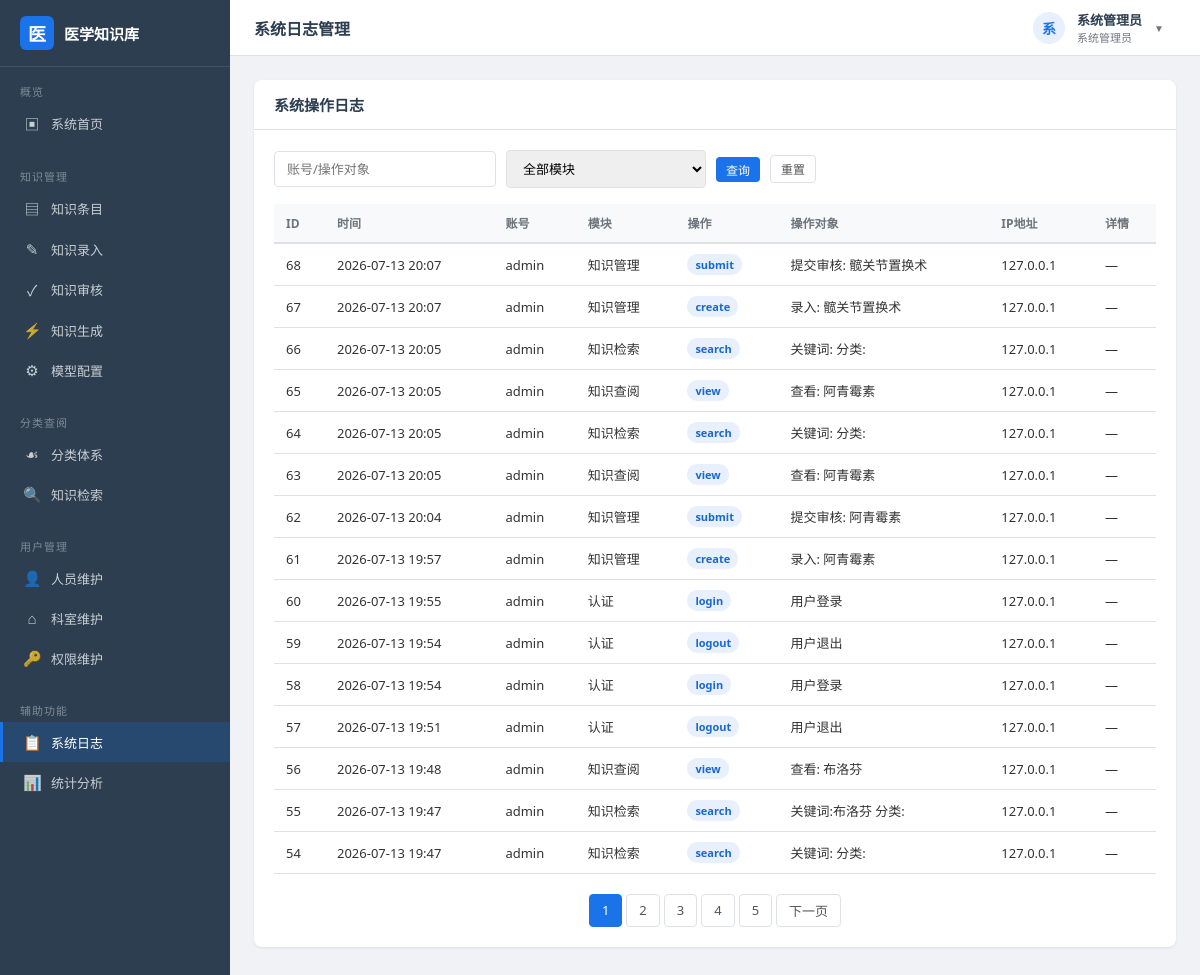
The app's page /logs (signed in) with its own data.
### models.py (models this page shows, shortened)
class User(db.Model):
    __tablename__ = "user"
    id = db.Column(db.Integer, primary_key=True, autoincrement=True)
    username = db.Column(db.String(50), unique=True, nullable=False)
    real_name = db.Column(db.String(50), nullable=False)
    password_hash = db.Column(db.String(256), nullable=False)
    email = db.Column(db.String(120), default="")
    phone = db.Column(db.String(20), default="")
    department_id = db.Column(db.Integer, db.ForeignKey("department.id"), nullable=True)
    role_id = db.Column(db.Integer, db.ForeignKey("role.id"), nullable=True)
    status = db.Column(db.String(10), default="active")
    failed_attempts = db.Column(db.Integer, default=0)
    lock_time = db.Column(db.DateTime, nullable=True)
    last_login = db.Column(db.DateTime, nullable=True)
    created_at = db.Column(db.DateTime, default=datetime.now)

class Role(db.Model):
    __tablename__ = "role"
    id = db.Column(db.Integer, primary_key=True, autoincrement=True)
    name = db.Column(db.String(50), unique=True, nullable=False)
    code = db.Column(db.String(30), unique=True, nullable=False)
    permissions = db.Column(db.Text, default="")
    remark = db.Column(db.String(200), default="")
    created_at = db.Column(db.DateTime, default=datetime.now)
    users = db.relationship("User", backref="role", lazy="dynamic")
    def has_permission(self, perm_code: str) -> bool:
        if not self.permissions:
            return False
        return perm_code in self.permissions.split(",")

class AccessLog(db.Model):
    __tablename__ = "access_log"
    id = db.Column(db.Integer, primary_key=True, autoincrement=True)
    user_id = db.Column(db.Integer, db.ForeignKey("user.id"), nullable=True)
    username = db.Column(db.String(50), default="")
    action = db.Column(db.String(50), nullable=False)
    module = db.Column(db.String(50), default="")
    target = db.Column(db.String(200), default="")
    ip_address = db.Column(db.String(50), default="")
    detail = db.Column(db.Text, default="")
    created_at = db.Column(db.DateTime, default=datetime.now)

### app.py (the view)
    @app.route("/logs")
    @login_required
    @permission_required("log_view")
    def log_list():
        keyword = request.args.get("keyword", "").strip()
        module = request.args.get("module", "")
        page = request.args.get("page", 1, type=int)
        query = AccessLog.query
        if keyword:
            query = query.filter(
                db.or_(AccessLog.username.contains(keyword), AccessLog.target.contains(keyword))
            )
        if module:
            query = query.filter_by(module=module)
        pagination = query.order_by(AccessLog.id.desc()).paginate(
            page=page, per_page=app.config["PER_PAGE"], error_out=False
        )
        modules = db.session.query(AccessLog.module).distinct().all()
        return render_template(
            "auxiliary/logs.html",
            logs=pagination.items, pagination=pagination,
            keyword=keyword, module=module,
            modules=[m[0] for m in modules if m[0]],
        )

### app.py (called while the page is built)
def register_before_handlers(app: Flask):
    @app.before_request
    def _load_current_user():
        uid = session.get("uid")
        g.current_user = None
        if uid:
            g.current_user = User.query.get(uid)
    @app.context_processor
    def _inject_globals():
        return {
            "current_user": g.current_user,
            "current_year": datetime.now().year,
        }

def login_required(func):
    @wraps(func)
    def wrapper(*args, **kwargs):
        if not g.current_user:
            flash("请先登录系统", "warning")
            return redirect(url_for("login", next=request.full_path))
        return func(*args, **kwargs)
    return wrapper

def permission_required(perm_code: str):
    def decorator(func):
        @wraps(func)
        def wrapper(*args, **kwargs):
            user = g.current_user
            if not user or not user.role:
                abort(403)
            if not user.role.has_permission(perm_code) and user.role.code != "admin":
                flash("您没有该功能的操作权限", "danger")
                return redirect(url_for("dashboard"))
            return func(*args, **kwargs)
        return wrapper
    return decorator

def register_template_helpers(app: Flask):
    @app.template_filter("fmt_date")
    def fmt_date(value):
        if not value:
            return ""
        if isinstance(value, str):
            return value
        return value.strftime("%Y-%m-%d %H:%M")
    @app.template_filter("status_label")
    def status_label(value):
        mapping = {
            "draft": "草稿",
            "pending": "待审核",
            "published": "已发布",
            "rejected": "已驳回",
        }
        return mapping.get(value, value)

### templates/auxiliary/logs.html (shortened to what this page needs)
{% extends "layout.html" %}
{% block page_title %}系统日志管理{% endblock %}
{% block content %}
<div class="card">
    <div class="card-header">
        <h3>系统操作日志</h3>
    </div>
    <div class="card-body">
        <form class="search-bar" method="GET">
            <input type="text" name="keyword" class="form-control" placeholder="账号/操作对象" value="{{ keyword }}">
            <select name="module" class="form-control">
                <option value="">全部模块</option>
            </select>
            <button type="submit" class="btn btn-primary btn-sm">查询</button>
            <a href="{{ url_for('log_list') }}" class="btn btn-default btn-sm">重置</a>
        </form>
        <table class="data-table">
            <thead>
                <tr>
                    <th>ID</th>
                    <th>时间</th>
                    <th>账号</th>
                    <th>模块</th>
                    <th>操作</th>
                    <th>操作对象</th>
                    <th>IP地址</th>
                    <th>详情</th>
                </tr>
            </thead>
            <tbody>
                {% for log in logs %}
                <tr>
                    <td>{{ log.id }}</td>
                    <td>{{ log.created_at|fmt_date }}</td>
                    <td>{{ log.username }}</td>
                    <td>{{ log.module }}</td>
                    <td><span class="badge badge-manual">{{ log.action }}</span></td>
                    <td>{{ log.target or '—' }}</td>
                    <td>{{ log.ip_address }}</td>
                    <td style="max-width:250px; overflow:hidden; text-overflow:ellipsis; white-space:nowrap;">{{ log.detail or '—' }}</td>
                </tr>
                {% endfor %}
            </tbody>
        </table>
        {% if pagination.pages > 1 %}
        <div class="pagination">
            {% for p in range(1, pagination.pages + 1) %}
                {% if p == pagination.page %}
                    <span class="current">{{ p }}</span>
                {% else %}
                    <a href="{{ url_for('log_list', page=p, keyword=keyword, module=module) }}">{{ p }}</a>
                {% endif %}
            {% endfor %}
            {% if pagination.has_next %}
                <a href="{{ url_for('log_list', page=pagination.next_num, keyword=keyword, module=module) }}">下一页</a>
            {% endif %}
        </div>
        {% endif %}
    </div>
</div>
{% endblock %}

### templates/layout.html (shortened to what this page needs)
<!DOCTYPE html>
<html lang="zh-CN">
<head>
    <link rel="stylesheet" href="{{ url_for('static', filename='css/style.css') }}">
</head>
<body>
<div class="app-layout">
    <aside class="sidebar">
        <div class="sidebar-header">
            <div class="icon">医</div>
            <span>医学知识库</span>
        </div>
        <nav class="nav-section">
            <div class="nav-section-title">概览</div>
            <a href="{{ url_for('dashboard') }}" class="nav-item" onclick="navigate(event, this)">
                <span class="nav-icon">▣</span> 系统首页
            </a>
        </nav>
        <nav class="nav-section">
            <div class="nav-section-title">知识管理</div>
            <a href="{{ url_for('knowledge_list') }}" class="nav-item" onclick="navigate(event, this)">
                <span class="nav-icon">▤</span> 知识条目
            </a>
            <a href="{{ url_for('knowledge_create') }}" class="nav-item" onclick="navigate(event, this)">
                <span class="nav-icon">✎</span> 知识录入
            </a>
            <a href="{{ url_for('knowledge_review_list') }}" class="nav-item" onclick="navigate(event, this)">
                <span class="nav-icon">✓</span> 知识审核
            </a>
            <a href="{{ url_for('knowledge_generate') }}" class="nav-item" onclick="navigate(event, this)">
                <span class="nav-icon">⚡</span> 知识生成
            </a>
            <a href="{{ url_for('model_config_list') }}" class="nav-item" onclick="navigate(event, this)">
                <span class="nav-icon">⚙</span> 模型配置
            </a>
        </nav>
        <nav class="nav-section">
            <div class="nav-section-title">分类查阅</div>
            <a href="{{ url_for('category_tree') }}" class="nav-item" onclick="navigate(event, this)">
                <span class="nav-icon">☙</span> 分类体系
            </a>
            <a href="{{ url_for('search') }}" class="nav-item" onclick="navigate(event, this)">
                <span class="nav-icon">🔍</span> 知识检索
            </a>
        </nav>
        <nav class="nav-section">
            <div class="nav-section-title">用户管理</div>
            <a href="{{ url_for('user_list') }}" class="nav-item" onclick="navigate(event, this)">
                <span class="nav-icon">👤</span> 人员维护
            </a>
            <a href="{{ url_for('dept_list') }}" class="nav-item" onclick="navigate(event, this)">
                <span class="nav-icon">⌂</span> 科室维护
            </a>
            <a href="{{ url_for('role_list') }}" class="nav-item" onclick="navigate(event, this)">
                <span class="nav-icon">🔑</span> 权限维护
            </a>
        </nav>
        <nav class="nav-section">
            <div class="nav-section-title">辅助功能</div>
            <a href="{{ url_for('log_list') }}" class="nav-item" onclick="navigate(event, this)">
                <span class="nav-icon">📋</span> 系统日志
            </a>
            <a href="{{ url_for('statistics') }}" class="nav-item" onclick="navigate(event, this)">
                <span class="nav-icon">📊</span> 统计分析
            </a>
        </nav>
    </aside>
    <div class="main-area">
        <header class="topbar">
            <div class="topbar-title">{% block page_title %}系统首页{% endblock %}</div>
            <div class="topbar-user">
                <div class="user-dropdown" id="user-dropdown">
                    <div class="dropdown-trigger">
                        <div class="avatar">{{ current_user.real_name[0] if current_user else '?' }}</div>
                        <div class="info">
                            <div class="name">{{ current_user.real_name if current_user else '' }}</div>
                            <div class="role">{{ current_user.role.name if current_user and current_user.role else '' }}</div>
                        </div>
                        <span class="dropdown-arrow">▼</span>
                    </div>
                </div>
            </div>
        </header>
        <main class="content-area">
            {% block content %}{% endblock %}
        </main>
    </div>
</div>
</body>
</html>

### records on screen
User: real_name "系", real_name "系统管理员"
Role: role "系统管理员"
AccessLog: id "68", created_at|fmt_date "2026-07-13 20:07", username "admin", module "知识管理", action "submit", target "提交审核: 髋关节置换术", ip_address "127.0.0.1", detail "—"
AccessLog: id "67", created_at|fmt_date "2026-07-13 20:07", username "admin", module "知识管理", action "create", target "录入: 髋关节置换术", ip_address "127.0.0.1", detail "—"
AccessLog: id "66", created_at|fmt_date "2026-07-13 20:05", username "admin", module "知识检索", action "search", target "关键词: 分类:", ip_address "127.0.0.1", detail "—"
AccessLog: id "65", created_at|fmt_date "2026-07-13 20:05", username "admin", module "知识查阅", action "view", target "查看: 阿青霉素", ip_address "127.0.0.1", detail "—"
AccessLog: id "64", created_at|fmt_date "2026-07-13 20:05", username "admin", module "知识检索", action "search", target "关键词: 分类:", ip_address "127.0.0.1", detail "—"
AccessLog: id "63", created_at|fmt_date "2026-07-13 20:05", username "admin", module "知识查阅", action "view", target "查看: 阿青霉素", ip_address "127.0.0.1", detail "—"
AccessLog: id "62", created_at|fmt_date "2026-07-13 20:04", username "admin", module "知识管理", action "submit", target "提交审核: 阿青霉素", ip_address "127.0.0.1", detail "—"
AccessLog: id "61", created_at|fmt_date "2026-07-13 19:57", username "admin", module "知识管理", action "create", target "录入: 阿青霉素", ip_address "127.0.0.1", detail "—"
AccessLog: id "60", created_at|fmt_date "2026-07-13 19:55", username "admin", module "认证", action "login", target "用户登录", ip_address "127.0.0.1", detail "—"
AccessLog: id "59", created_at|fmt_date "2026-07-13 19:54", username "admin", module "认证", action "logout", target "用户退出", ip_address "127.0.0.1", detail "—"
AccessLog: id "58", created_at|fmt_date "2026-07-13 19:54", username "admin", module "认证", action "login", target "用户登录", ip_address "127.0.0.1", detail "—"
AccessLog: id "57", created_at|fmt_date "2026-07-13 19:51", username "admin", module "认证", action "logout", target "用户退出", ip_address "127.0.0.1", detail "—"
AccessLog: id "56", created_at|fmt_date "2026-07-13 19:48", username "admin", module "知识查阅", action "view", target "查看: 布洛芬", ip_address "127.0.0.1", detail "—"
AccessLog: id "55", created_at|fmt_date "2026-07-13 19:47", username "admin", module "知识检索", action "search", target "关键词:布洛芬 分类:", ip_address "127.0.0.1", detail "—"
AccessLog: id "54", created_at|fmt_date "2026-07-13 19:47", username "admin", module "知识检索", action "search", target "关键词: 分类:", ip_address "127.0.0.1", detail "—"

### other values on screen
{{ p }} "1"
{{ p }} "2" "3" "4" "5"
